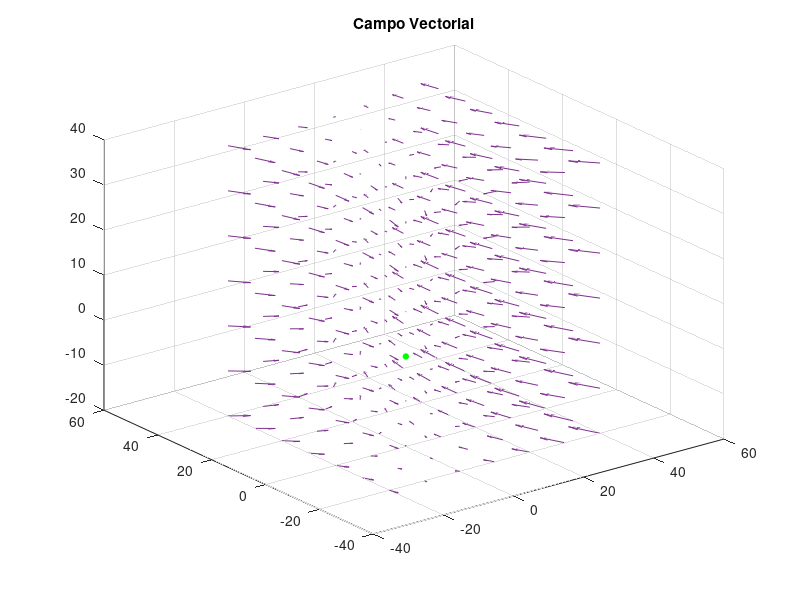

Reproduce this figure in MATLAB.
clear all
vals = [10; 28; 8/3];% Valores caoticos. [sigma;ro;beta]
x0 = [0; 1; 20]; %condicion inicial valores x,y,z
tf = 10;
beta = 8/3;
ro = 28;
sigma = 10;
[x,y,z] = meshgrid(-20:10:40);
DX = -sigma*x + sigma*y;
DY = ro*x - y ;
DZ = - beta*z;
quiver3(x,y,z,DX,DY,DZ,'Color','#7E2F8E')
hold on
%plot3(sqrt(beta*(ro-1)),sqrt(beta*(ro-1)),ro-1,'o','Color','black','MarkerSize',4,'MarkerFaceColor','black')
%plot3(-sqrt(beta*(ro-1)),-sqrt(beta*(ro-1)),ro-1,'o','Color','red','MarkerSize',4,'MarkerFaceColor','red')
plot3(0,0,0,'o','Color','green','MarkerSize',4,'MarkerFaceColor','green')
title('Campo Vectorial')


